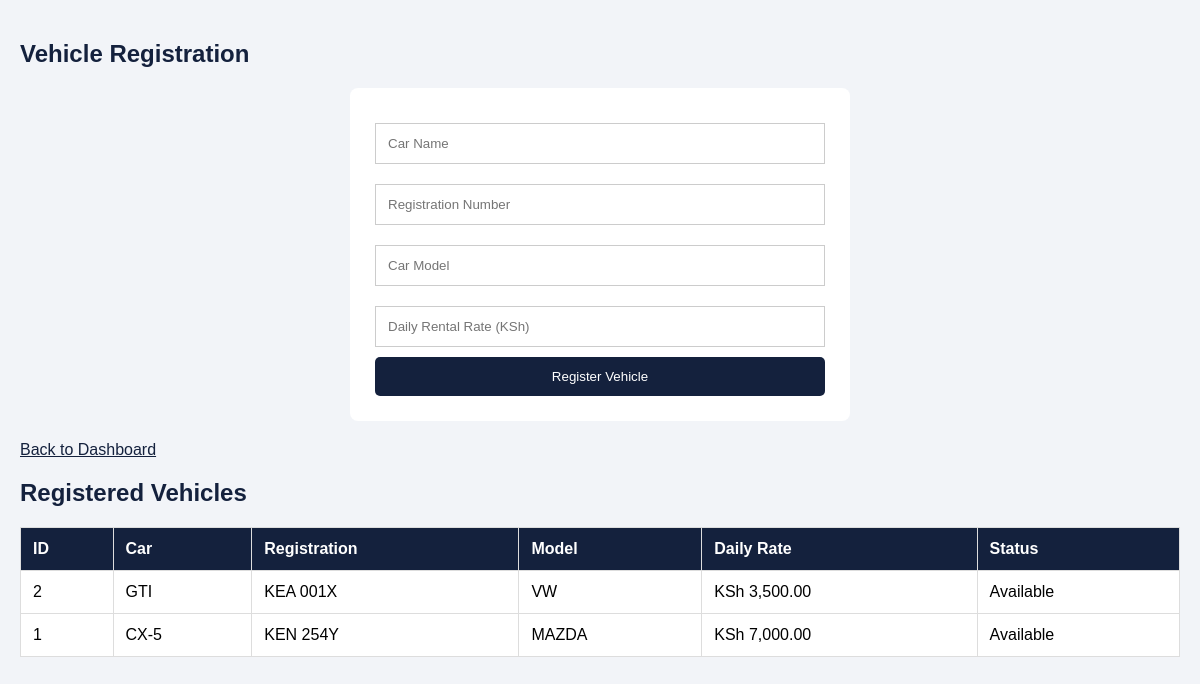
Screenshot of /vehicles.php with the database file from the repository.
### tables this page shows
CREATE TABLE `vehicles` (
  `id` int(11) NOT NULL,
  `car_name` varchar(100) DEFAULT NULL,
  `registration_no` varchar(50) DEFAULT NULL,
  `model` varchar(100) DEFAULT NULL,
  `daily_rate` decimal(10,2) DEFAULT NULL,
  `status` varchar(30) DEFAULT 'Available'
);

### vehicles.php (the view, shortened to what this page needs)
<?php
include 'db.php';
?>
<!DOCTYPE html>
<html>
<head>
<link rel="stylesheet" href="style.css">
</head>
<body>
<h2>Vehicle Registration</h2>
<form method="POST">
<input type="text" name="car_name" placeholder="Car Name" required>
<input type="text" name="registration_no" placeholder="Registration Number" required>
<input type="text" name="model" placeholder="Car Model" required>
<input type="number" step="0.01" name="daily_rate" placeholder="Daily Rental Rate (KSh)" required>
<button name="add">Register Vehicle</button>
</form>
<a href="index.php">Back to Dashboard</a>
<h2>Registered Vehicles</h2>
<table>
<tr>
<th>ID</th>
<th>Car</th>
<th>Registration</th>
<th>Model</th>
<th>Daily Rate</th>
<th>Status</th>
</tr>
<?php
$result = $conn->query("SELECT * FROM vehicles ORDER BY id DESC");
while($row = $result->fetch_assoc()) {
?>
<tr>
<td><?= $row['id'] ?></td>
<td><?= htmlspecialchars($row['car_name']) ?></td>
<td><?= htmlspecialchars($row['registration_no']) ?></td>
<td><?= htmlspecialchars($row['model']) ?></td>
<td>KSh <?= number_format($row['daily_rate'],2) ?></td>
<td><?= htmlspecialchars($row['status']) ?></td>
</tr>
<?php } ?>
</table>
</body>
</html>

### style.css (style rules this page uses)
body { font-family: Arial, sans-serif; background: #f2f4f8; margin: 0; padding: 20px; }
h2 { color: #14213d; }
form { background: white; padding: 25px; max-width: 450px; margin: 20px auto; border-radius: 8px; }
input, select { width: 100%; padding: 12px; margin: 10px 0; border: 1px solid #ccc; box-sizing: border-box; }
button { background: #14213d; color: white; border: none; padding: 12px; width: 100%; cursor: pointer; border-radius: 5px; }
table { width: 100%; border-collapse: collapse; background: white; margin-top: 20px; }
th, td { border: 1px solid #ddd; padding: 12px; text-align: left; }
th { background: #14213d; color: white; }
a { color: #14213d; }

### rows the page displays
vehicles: id "2", car_name "GTI", registration_no "KEA 001X", model "VW", daily_rate "3,500.00", status "Available"
vehicles: id "1", car_name "CX-5", registration_no "KEN 254Y", model "MAZDA", daily_rate "7,000.00", status "Available"
